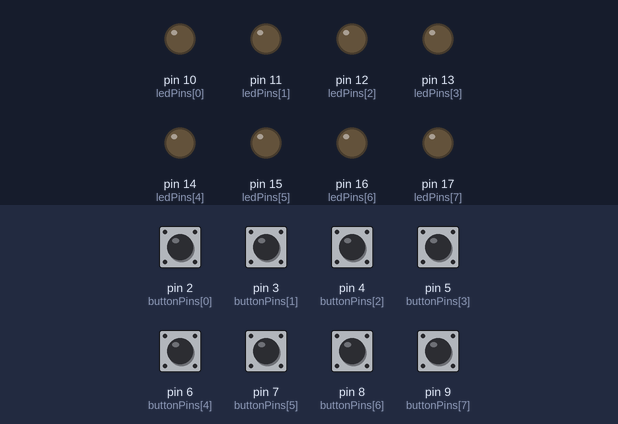
This sketch was run on a simulated Arduino Uno, built with avr-gcc and run on an emulated ATmega328P. On the bench: output pins drawn as LEDs (lit = HIGH). The test bench sets the inputs (shaded band); at power-on: pin 2 (buttonPins[0]), pin 3 (buttonPins[1]), pin 4 (buttonPins[2]), pin 5 (buttonPins[3]), pin 6 (buttonPins[4]), pin 7 (buttonPins[5]), pin 8 (buttonPins[6]), pin 9 (buttonPins[7]) HIGH. What the sketch prints to the serial monitor is not drawn.

Above: at 1.2 s.
1.3 s: pin 2 (buttonPins[0]) pulled LOW for 0.15 s
At 1.6 s:
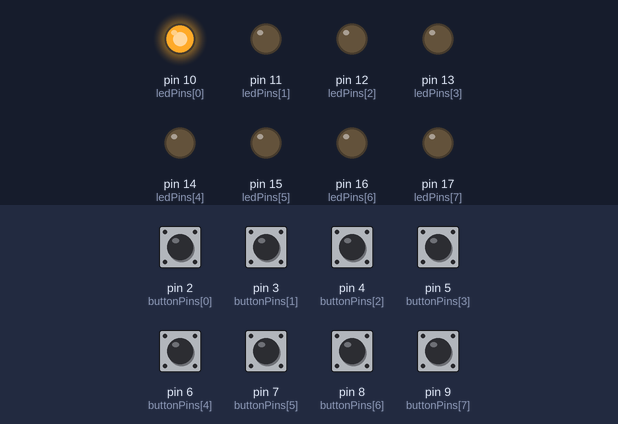
2.9 s: pin 3 (buttonPins[1]) pulled LOW for 0.15 s
At 4.1 s:
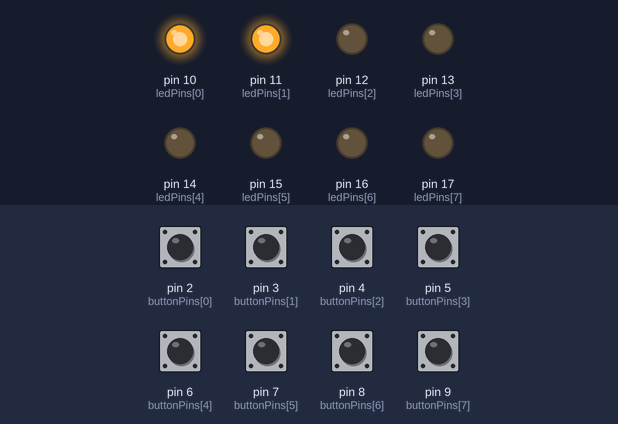
4.5 s: pin 4 (buttonPins[2]) pulled LOW for 0.15 s
At 5.3 s:
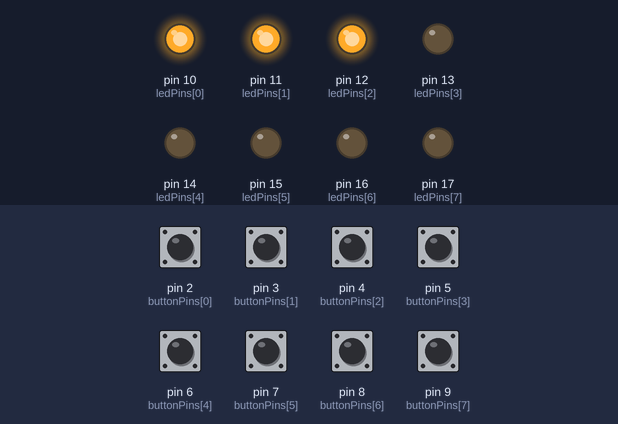
6.1 s: pin 5 (buttonPins[3]) pulled LOW for 0.15 s
At 6.6 s:
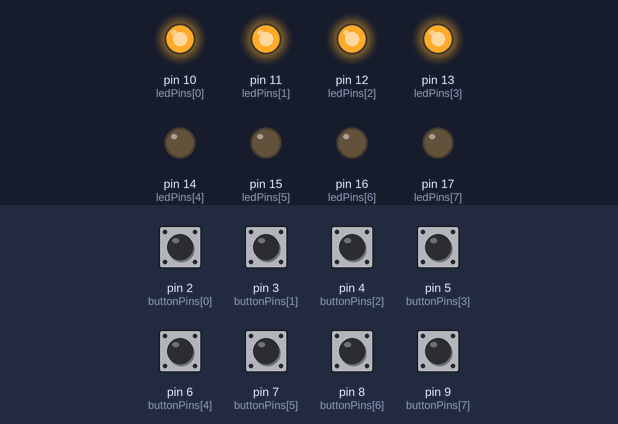
7.7 s: pin 6 (buttonPins[4]) pulled LOW for 0.15 s
At 8.9 s:
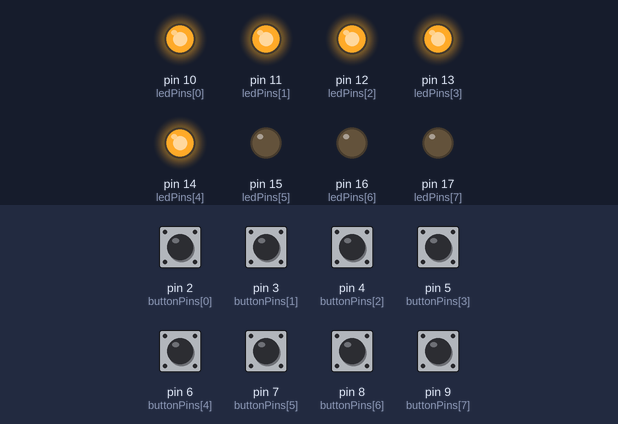
9.3 s: pin 7 (buttonPins[5]) pulled LOW for 0.15 s
At 10.4 s:
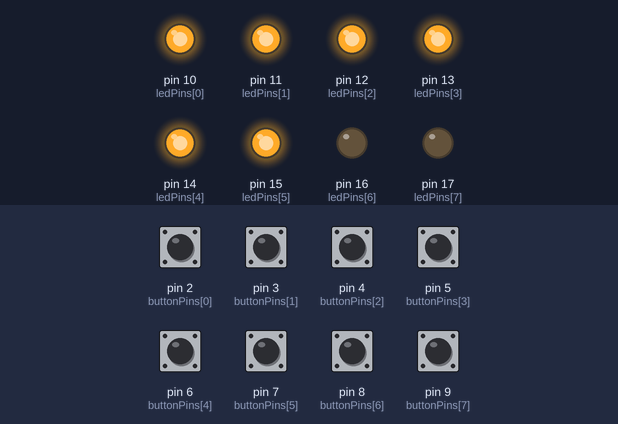
Timing chart, 0 to 11.9 s (numbered marks = the images above; inputs shaded):
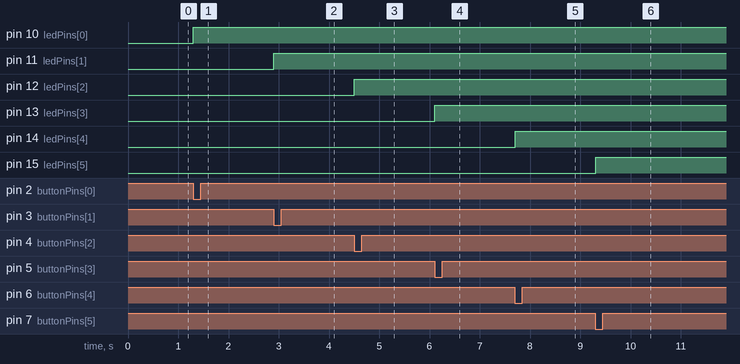

Measured:
- after the input at 1.3 s, pin 10 (ledPins[0]): LOW → HIGH at once
- after the input at 2.9 s, pin 11 (ledPins[1]): LOW → HIGH at once
- after the input at 4.5 s, pin 12 (ledPins[2]): LOW → HIGH at once
- after the input at 6.1 s, pin 13 (ledPins[3]): LOW → HIGH at once
- after the input at 7.7 s, pin 14 (ledPins[4]): LOW → HIGH at once
- after the input at 9.3 s, pin 15 (ledPins[5]): LOW → HIGH at once

The sketch:

MIDI_8_V2_1_1_SLAVENANO_Test_Sketch_08_8Buttons_UART.ino
```cpp
// Define the button and LED pins
const int buttonPins[] = {2, 3, 4, 5, 6, 7, 8, 9};
const int ledPins[] = {10, 11, 12, 13, 14, 15, 16, 17};
const int numButtons = 8;
bool buttonStates[numButtons];  // Current state of each button
bool lastButtonStates[numButtons];  // Last state of each button

void setup() {
  Serial.begin(9600);

  // Initialize button pins as input and LED pins as output
  for (int i = 0; i < numButtons; i++) {
    pinMode(buttonPins[i], INPUT);
    pinMode(ledPins[i], OUTPUT);
    buttonStates[i] = false;
    lastButtonStates[i] = digitalRead(buttonPins[i]);
  }
}

void loop() {
  byte stateByte = 0;  // This byte will store the state of all buttons

  for (int i = 0; i < numButtons; i++) {
    bool currentReading = digitalRead(buttonPins[i]);

    // Check if button state has changed from the last reading
    if (currentReading != lastButtonStates[i]) {
      if (currentReading == LOW) {  // Assuming active-low due to external pull-up
        buttonStates[i] = !buttonStates[i];  // Toggle the state
        digitalWrite(ledPins[i], buttonStates[i]);  // Update LED state
      }
    }
    lastButtonStates[i] = currentReading;  // Save the current state as the last state

    // Set the corresponding bit in stateByte
    if (buttonStates[i]) {
      stateByte |= (1 << i);
    }
  }

  // Send the state byte
  Serial.write(stateByte);

  delay(50);  // Debounce delay
}
```
